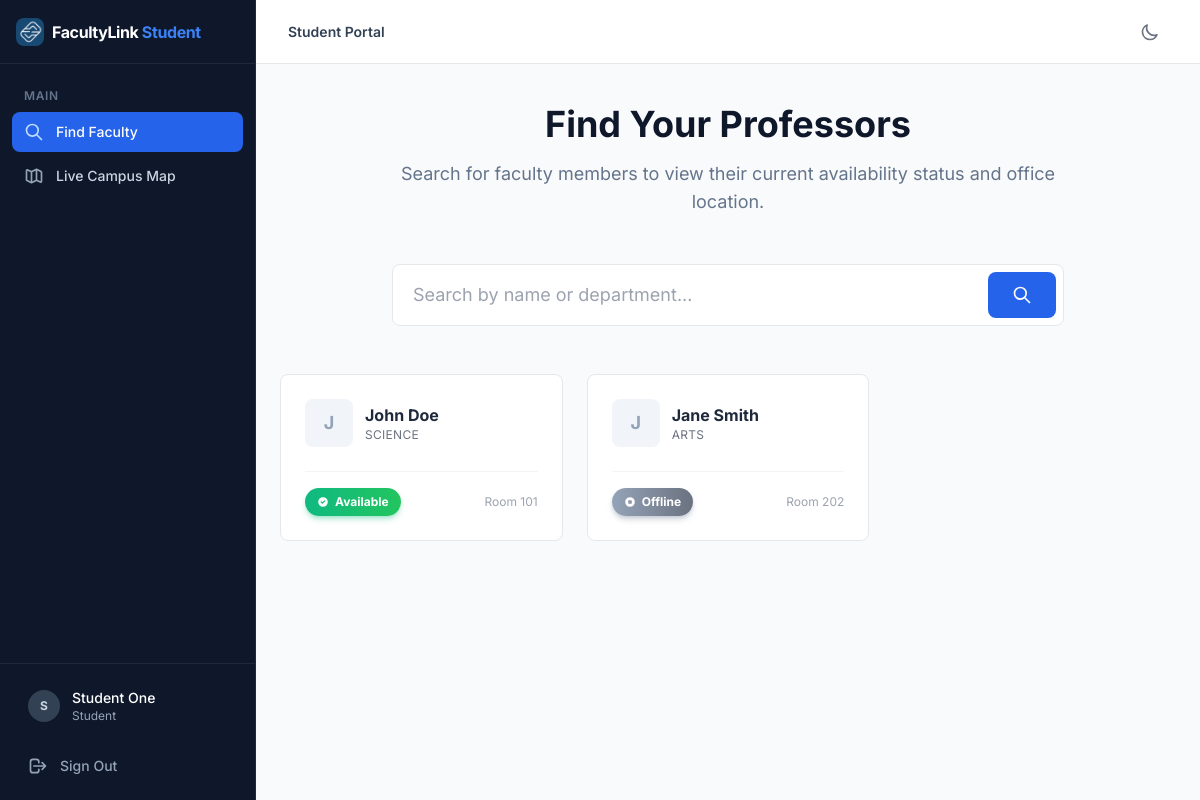
The page /?page=student_dashboard (signed in) on the database its author committed.
### tables this page shows
CREATE TABLE IF NOT EXISTS teacher_profiles (
  teacher_user_id BIGINT UNSIGNED PRIMARY KEY,
  employee_no VARCHAR(50) NULL UNIQUE,
  department VARCHAR(120) NULL,
  subjects_json JSON NULL,
  office_text VARCHAR(255) NULL,
  created_at DATETIME NOT NULL DEFAULT CURRENT_TIMESTAMP,
  updated_at DATETIME NULL DEFAULT NULL ON UPDATE CURRENT_TIMESTAMP,
  CONSTRAINT fk_tp_user FOREIGN KEY (teacher_user_id) REFERENCES users(id) ON DELETE CASCADE
);

CREATE TABLE IF NOT EXISTS users (
  id BIGINT UNSIGNED AUTO_INCREMENT PRIMARY KEY,
  role ENUM('admin','teacher','student') NOT NULL,
  name VARCHAR(120) NOT NULL,
  email VARCHAR(190) NOT NULL UNIQUE,
  password_hash VARCHAR(255) NOT NULL,
  is_active TINYINT(1) NOT NULL DEFAULT 1,
  created_at DATETIME NOT NULL DEFAULT CURRENT_TIMESTAMP,
  updated_at DATETIME NULL DEFAULT NULL ON UPDATE CURRENT_TIMESTAMP
);

### public/index.php (called while the page is built, shortened)
<?php
require __DIR__ . '/../app/auth.php';
$page = $_GET['page'] ?? 'login';
$routes = [
    'login' => __DIR__ . '/../app/pages/login.php',
    'student_dashboard' => __DIR__ . '/../app/pages/student_dashboard.php',
    'student_teacher' => __DIR__ . '/../app/pages/student_teacher.php',
    'teacher_dashboard' => __DIR__ . '/../app/pages/teacher_dashboard.php',
    'admin_dashboard' => __DIR__ . '/../app/pages/admin_dashboard.php',
    'admin_monitor' => __DIR__ . '/../app/pages/admin_monitor.php',
    'profile' => __DIR__ . '/../app/pages/profile.php',
    'login_post' => __DIR__ . '/../app/actions/login_post.php',
    'logout_post' => __DIR__ . '/../app/actions/logout_post.php',
    'teacher_status_post' => __DIR__ . '/../app/actions/teacher_status_post.php',
    'teacher_location_post' => __DIR__ . '/../app/actions/teacher_location_post.php',
    'admin_locations_json' => __DIR__ . '/../app/pages/admin_locations_json.php',
    'public_locations_json' => __DIR__ . '/../app/pages/public_locations_json.php',
    'admin_teachers' => __DIR__ . '/../app/pages/admin_teachers.php',
    'admin_audit' => __DIR__ . '/../app/pages/admin_audit.php',
    'admin_teacher_create' => __DIR__ . '/../app/actions/admin_teacher_create.php',
    'admin_teacher_update' => __DIR__ . '/../app/actions/admin_teacher_update.php',
    'admin_teacher_delete' => __DIR__ . '/../app/actions/admin_teacher_delete.php',
];
require $routes[$page];

### app/auth.php (called while the page is built, shortened)
<?php
function current_user(): ?array {
    return $_SESSION['user'] ?? null;
}

### app/pages/student_dashboard.php (the view, shortened to what this page needs)
<?php
$search = $_GET['search'] ?? '';
$pdo = db();
$sql = "
SELECT
    u.id, u.name, u.email,
    tp.employee_no, tp.department, tp.office_text,
    (
        SELECT status
        FROM teacher_status_events tse
        WHERE tse.teacher_user_id = u.id
        ORDER BY tse.set_at DESC
        LIMIT 1
    ) as latest_status,
    (
        SELECT set_at
        FROM teacher_status_events tse
        WHERE tse.teacher_user_id = u.id
        ORDER BY tse.set_at DESC
        LIMIT 1
    ) as status_time
FROM users u
LEFT JOIN teacher_profiles tp ON u.id = tp.teacher_user_id
WHERE u.role = 'teacher' AND u.is_active = 1
";
$params = [];
$stmt = $pdo->prepare($sql);
$stmt->execute($params);
$teachers = $stmt->fetchAll();
?>
<!DOCTYPE html>
<html lang="en">
<head>
    <link rel="stylesheet" href="/assets/app.css">
    <link rel="stylesheet" href="https://unpkg.com/leaflet@1.9.4/dist/leaflet.css"/>
</head>
<body class="bg-gray-50 dark:bg-slate-900 min-h-screen text-slate-800 dark:text-slate-200 transition-colors duration-200 font-sans">
    <div class="flex h-screen overflow-hidden">
        <aside class="w-64 bg-slate-900 dark:bg-slate-950 text-white flex-shrink-0 hidden md:flex flex-col border-r border-slate-800">
            <div class="h-16 flex items-center px-4 border-b border-slate-800 gap-2">
                <img src="/assets/favicon/web-app-manifest-512x512.png" class="w-7 h-7 rounded-lg" alt="Logo" style="width: 28px; height: 28px;">
                <span class="text-base font-bold tracking-tight" style="white-space: nowrap;">FacultyLink <span class="text-blue-500">Student</span></span>
            </div>
            <nav class="flex-1 px-3 py-6 space-y-1">
                <div class="px-3 mb-2 text-xs font-semibold text-slate-500 uppercase tracking-wider">
                    Main
                </div>
                <a href="/?page=student_dashboard" class="flex items-center px-3 py-2.5 text-sm font-medium bg-blue-600 rounded-lg text-white group">
                    <svg class="w-5 h-5 mr-3 text-blue-200" fill="none" stroke="currentColor" stroke-width="2" viewBox="0 0 24 24"><path stroke-linecap="round" stroke-linejoin="round" d="M21 21l-6-6m2-5a7 7 0 11-14 0 7 7 0 0114 0z"></path></svg>
                    Find Faculty
                </a>
                <button onclick="document.getElementById('campusMapModal').showModal()" class="flex items-center px-3 py-2.5 text-sm font-medium text-slate-300 hover:bg-slate-800 hover:text-white rounded-lg group transition-colors w-full">
                    Live Campus Map
                </button>
            </nav>
            <div class="p-4 border-t border-slate-800">
                <a href="/?page=profile" class="px-3 mb-4 flex items-center gap-3 hover:bg-slate-800 rounded-lg py-2 transition-colors group">
                     <div class="h-8 w-8 rounded-full bg-slate-700 flex items-center justify-center font-bold text-xs text-slate-300 group-hover:bg-slate-600 group-hover:text-white transition-colors">
                        <?= strtoupper(substr(current_user()['name'], 0, 1)) ?>
                    </div>
                    <div class="overflow-hidden">
                         <div class="text-sm font-medium text-white truncate group-hover:text-blue-400 transition-colors"><?= htmlspecialchars(current_user()['name']) ?></div>
                         <div class="text-xs text-slate-400 truncate">Student</div>
                    </div>
                </a>
                <a href="/?page=logout_post" class="flex items-center px-3 py-2 text-sm font-medium text-slate-400 hover:text-white hover:bg-slate-800 rounded-lg transition-colors">
                    <svg class="w-5 h-5 mr-3" fill="none" stroke="currentColor" stroke-width="2" viewBox="0 0 24 24"><path stroke-linecap="round" stroke-linejoin="round" d="M17 16l4-4m0 0l-4-4m4 4H7m6 4v1a3 3 0 01-3 3H6a3 3 0 01-3-3V7a3 3 0 013-3h4a3 3 0 013 3v1"></path></svg>
                    Sign Out
                </a>
            </div>
        </aside>
        <main class="flex-1 overflow-y-auto">
            <div class="hidden md:flex bg-white dark:bg-slate-800 border-b border-gray-200 dark:border-slate-700 h-16 items-center justify-between px-8 sticky top-0 z-10 transition-colors duration-200">
                 <div class="text-sm text-slate-700 dark:text-slate-300 font-semibold">
                    Student Portal
                </div>
                <div class="flex items-center gap-4">
                    <button onclick="window.toggleTheme()" class="p-2 rounded-lg hover:bg-gray-100 dark:hover:bg-slate-700 text-gray-500 dark:text-slate-400 transition-colors">
                        <svg class="w-5 h-5 block dark:hidden" fill="none" stroke="currentColor" viewBox="0 0 24 24"><path stroke-linecap="round" stroke-linejoin="round" stroke-width="2" d="M20.354 15.354A9 9 0 018.646 3.646 9.003 9.003 0 0012 21a9.003 9.003 0 008.354-5.646z"></path></svg>
                    </button>
                </div>
            </div>
            <div class="max-w-6xl mx-auto px-6 py-10 font-sans">
                <div class="text-center mb-12">
                    <h1 class="text-3xl md:text-4xl font-bold text-slate-900 dark:text-white mb-4">Find Your Professors</h1>
                    <p class="text-slate-500 dark:text-slate-400 text-lg max-w-2xl mx-auto">Search for faculty members to view their current availability status and office location.</p>
                </div>
                <div class="max-w-2xl mx-auto mb-12 relative">
                    <form method="GET" class="relative">
                        <input type="text" name="search" value="<?= htmlspecialchars($search) ?>"
                            class="w-full pl-5 pr-14 py-4 rounded-lg border border-gray-200 dark:border-slate-700 bg-white dark:bg-slate-800 text-slate-700 dark:text-white focus:outline-none focus:ring-2 focus:ring-blue-500 dark:focus:ring-blue-600 focus:border-blue-400 dark:focus:border-blue-500 transition-all text-lg placeholder-gray-400 dark:placeholder-slate-500"
                            placeholder="Search by name or department...">
                        <button type="submit" class="absolute right-2 top-2 bottom-2 bg-blue-600 hover:bg-blue-700 hover:shadow-lg hover:shadow-blue-600/50 text-white px-6 rounded-lg font-medium transition-all duration-300 flex items-center">
                            <svg class="w-5 h-5" fill="none" stroke="currentColor" stroke-width="2" viewBox="0 0 24 24"><path stroke-linecap="round" stroke-linejoin="round" d="M21 21l-6-6m2-5a7 7 0 11-14 0 7 7 0 0114 0z"></path></svg>
                        </button>
                    </form>
                </div>
                <div class="grid grid-cols-1 md:grid-cols-2 lg:grid-cols-3 gap-6">
                    <?php foreach ($teachers as $t): ?>
                        <?php
                            $status = $t['latest_status'] ?? 'UNKNOWN';
                        ?>
                        <a href="/?page=student_teacher&id=<?= $t['id'] ?>" class="group bg-white dark:bg-slate-800 p-6 rounded-lg border border-gray-200 dark:border-slate-700 hover:border-blue-400 dark:hover:border-blue-600 hover:shadow-xl hover:shadow-blue-500/10 hover:-translate-y-1 transition-all duration-300">
                            <div class="flex items-start justify-between mb-4">
                                <div class="flex items-center space-x-3">
                                     <div class="h-12 w-12 rounded-lg bg-slate-100 dark:bg-slate-700 flex items-center justify-center text-slate-400 dark:text-slate-300 font-bold text-lg group-hover:bg-blue-100 dark:group-hover:bg-blue-900/50 group-hover:text-blue-600 dark:group-hover:text-blue-400 group-hover:scale-110 transition-all duration-300">
                                        <?= strtoupper(substr($t['name'], 0, 1)) ?>
                                     </div>
                                     <div>
                                         <h2 class="font-bold text-slate-800 dark:text-white group-hover:text-blue-600 dark:group-hover:text-blue-400 transition-colors"><?= htmlspecialchars($t['name']) ?></h2>
                                         <p class="text-xs text-gray-500 dark:text-slate-400 uppercase tracking-wide"><?= htmlspecialchars($t['department'] ?? 'Faculty') ?></p>
                                     </div>
                                </div>
                            </div>
                            <div class="flex items-center justify-between mt-6 pt-4 border-t border-gray-100 dark:border-slate-700">
                                <?php
                                $badgeHTML = match($status) {
                                    'AVAILABLE' => '<div class="flex items-center gap-1.5 bg-gradient-to-r from-emerald-500 to-green-500 text-white px-3 py-1.5 rounded-full text-xs font-bold shadow-md shadow-emerald-500/30">
                                        <svg class="w-3 h-3" fill="currentColor" viewBox="0 0 20 20"><path fill-rule="evenodd" d="M10 18a8 8 0 100-16 8 8 0 000 16zm3.707-9.293a1 1 0 00-1.414-1.414L9 10.586 7.707 9.293a1 1 0 00-1.414 1.414l2 2a1 1 0 001.414 0l4-4z" clip-rule="evenodd"/></svg>
                                        <span>Available</span>
                                    </div>',
                                    'IN_CLASS' => '<div class="flex items-center gap-1.5 bg-gradient-to-r from-amber-500 to-orange-500 text-white px-3 py-1.5 rounded-full text-xs font-bold shadow-md shadow-amber-500/30">
                                        <svg class="w-3 h-3" fill="currentColor" viewBox="0 0 20 20"><path d="M10.394 2.08a1 1 0 00-.788 0l-7 3a1 1 0 000 1.84L5.25 8.051a.999.999 0 01.356-.257l4-1.714a1 1 0 11.788 1.838L7.667 9.088l1.94.831a1 1 0 00.787 0l7-3a1 1 0 000-1.838l-7-3zM3.31 9.397L5 10.12v4.102a8.969 8.969 0 00-1.05-.174 1 1 0 01-.89-.89 11.115 11.115 0 01.25-3.762zM9.3 16.573A9.026 9.026 0 007 14.935v-3.957l1.818.78a3 3 0 002.364 0l5.508-2.361a11.026 11.026 0 01.25 3.762 1 1 0 01-.89.89 8.968 8.968 0 00-5.35 2.524 1 1 0 01-1.4 0zM6 18a1 1 0 001-1v-2.065a8.935 8.935 0 00-2-.712V17a1 1 0 001 1z"/></svg>
                                    </div>',
                                    'BUSY' => '<div class="flex items-center gap-1.5 bg-gradient-to-r from-rose-500 to-red-500 text-white px-3 py-1.5 rounded-full text-xs font-bold shadow-md shadow-rose-500/30">
                                    </div>',
                                    'OFF_CAMPUS' => '<div class="flex items-center gap-1.5 bg-gradient-to-r from-purple-500 to-indigo-500 text-white px-3 py-1.5 rounded-full text-xs font-bold shadow-md shadow-purple-500/30">
                                    </div>',
                                    'OFFLINE' => '<div class="flex items-center gap-1.5 bg-gradient-to-r from-slate-400 to-gray-500 text-white px-3 py-1.5 rounded-full text-xs font-bold shadow-md shadow-slate-500/30">
                                    </div>',
                                    default => '<div class="flex items-center gap-1.5 bg-gray-200 dark:bg-slate-700 text-gray-700 dark:text-slate-300 px-3 py-1.5 rounded-full text-xs font-bold">
                                    </div>'
                                };
                                echo $badgeHTML;
                                ?>
                                <div class="text-xs text-gray-400 dark:text-slate-500">
                                     <?= $t['office_text'] ?? 'Main Office' ?>
                                </div>
                            </div>
                        </a>
                    <?php endforeach; ?>
                </div>
            </div>
        </main>
    </div>
</body>
</html>

### rows shown on the page
teacher_profiles: teacher_user_id.name "J", teacher_user_id.name "John Doe", department "SCIENCE", status "Available", office_text "Room 101"
teacher_profiles: teacher_user_id.name "J", teacher_user_id.name "Jane Smith", department "ARTS", status "Offline", office_text "Room 202"

### other values the page prints
substr(current_user()['name'], 0, 1) "S"
current_user()['name'] "Student One"
